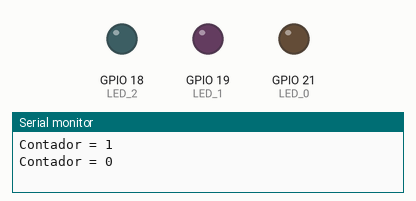
This sketch was run on a simulated ESP32. On the bench: output pins drawn as LEDs (lit = HIGH), the last lines printed to the serial monitor.

Above: at 0.5 s.
At 32.6 s:
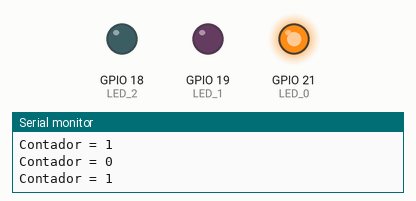
At 44.7 s:
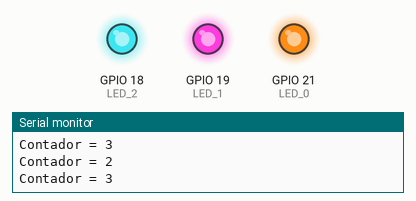
At 66.4 s:
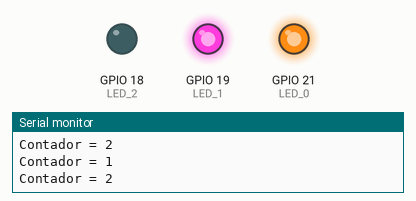
Timing chart, 0 to 72.3 s (numbered marks = the images above):
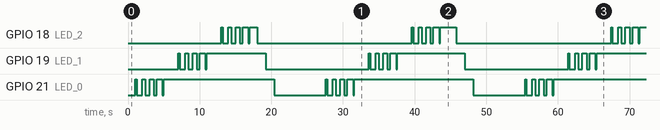

The sketch:

esp32-blink.ino
```cpp
#include <stdio.h>
#include "freertos/FreeRTOS.h"
#include "freertos/task.h"
#include "freertos/semphr.h" //Para semáforos
#include "esp_system.h"
#include "driver/gpio.h"
#include <esp_err.h>

#define LED_0 GPIO_NUM_21
#define LED_1 GPIO_NUM_19
#define LED_2 GPIO_NUM_18
#define GPIO_OUTPUT_PIN_SEL ((1ULL<<LED_0) | (1ULL<<LED_1) | (1ULL<<LED_2))

static TaskHandle_t task_producer = NULL;
SemaphoreHandle_t xSemaphore = NULL;
uint8_t counter=0;

void init_leds(){
  gpio_config_t led_conf = {};
  led_conf.intr_type = GPIO_INTR_DISABLE;
  led_conf.mode = GPIO_MODE_OUTPUT;
  led_conf.pin_bit_mask = GPIO_OUTPUT_PIN_SEL;
  led_conf.pull_down_en = GPIO_PULLDOWN_DISABLE;
  led_conf.pull_up_en = GPIO_PULLUP_DISABLE;
  gpio_config(&led_conf);
}

void upgrade_leds(){
  printf("Contador = %d\n", counter);
  if(counter==1){
    gpio_set_level(LED_0,1);
    gpio_set_level(LED_1,0);
    gpio_set_level(LED_2,0);
  }
  else if(counter==2){
    gpio_set_level(LED_0,1);
    gpio_set_level(LED_1,1);
    gpio_set_level(LED_2,0);
  }
  else if(counter==3){
    gpio_set_level(LED_0,1);
    gpio_set_level(LED_1,1);
    gpio_set_level(LED_2,1);
  }
  else {
    gpio_set_level(LED_0,0);
    gpio_set_level(LED_1,0);
    gpio_set_level(LED_2,0);
  }
}

void producer(void *pvParameters){
  while(true){
    if (xSemaphoreGive(xSemaphore) == pdTRUE){
      counter = counter + 1;
      upgrade_leds();
    }
    else {
      vTaskSuspend(NULL);
    }
    vTaskDelay( 1000 / portTICK_RATE_MS);
  }
}

void consumer(void *pvParameters){
  while(true){
    if (xSemaphoreTake(xSemaphore, 5000 / portTICK_RATE_MS) == pdTRUE){
      counter = counter - 1;
      upgrade_leds();
    }
    else {
      vTaskResume(task_producer);
    }
    vTaskDelay( 1200 / portTICK_RATE_MS);
  }
}

extern "C" void app_main(){
  init_leds();
  xSemaphore = xSemaphoreCreateCounting(3,0);
  xTaskCreate(
    producer,
    "producer",
    2048,
    NULL,
    5,
    &task_producer);

  xTaskCreate(
    consumer,
    "consumer",
    2048,
    NULL,
    5,
    NULL);
}
```

Measured:
- by itself, GPIO 18 (LED_2), GPIO 19 (LED_1): moves between LOW and HIGH, repeating every 55.6 s
- by itself, GPIO 21 (LED_0): repeats every 26.6 s: LOW 0.80 s, HIGH 0.40 s, LOW 0.60 s, HIGH 0.60 s, LOW 0.40 s, HIGH 0.80 s, LOW 0.20 s, HIGH 15.4 s, LOW 7.2 s, HIGH 0.20 s
